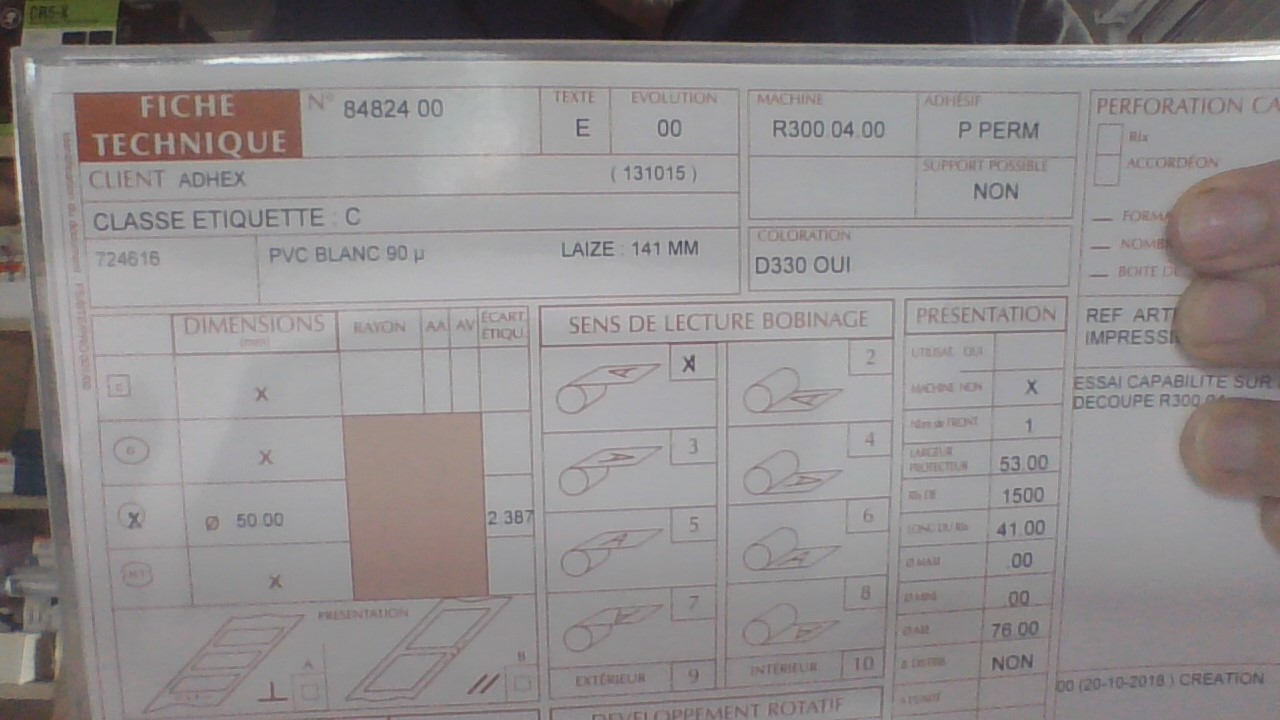
#> input picture images/ZV1zy.jpg, 1280 x 720 px
$ python main.py
#> lines starting #> are read from the running program, lines starting #| are printed output that depends on the picture
import cv2
import numpy as np
import os

# Read the input
img = cv2.imread('images/ZV1zy.jpg')
#> img is the input picture: shape (720, 1280, 3); mean B, G, R 141.1, 140.6, 144.8

# Check if the image was loaded correctly
if img is None:
    print("Error: Image not found")
    exit()

# Apply histogram equalization on the color image in the HSV space
hsv = cv2.cvtColor(img, cv2.COLOR_BGR2HSV)
#> hsv: shape (720, 1280, 3); mean H, S, V 93.6, 13.6, 145.8
h, s, v = cv2.split(hsv)
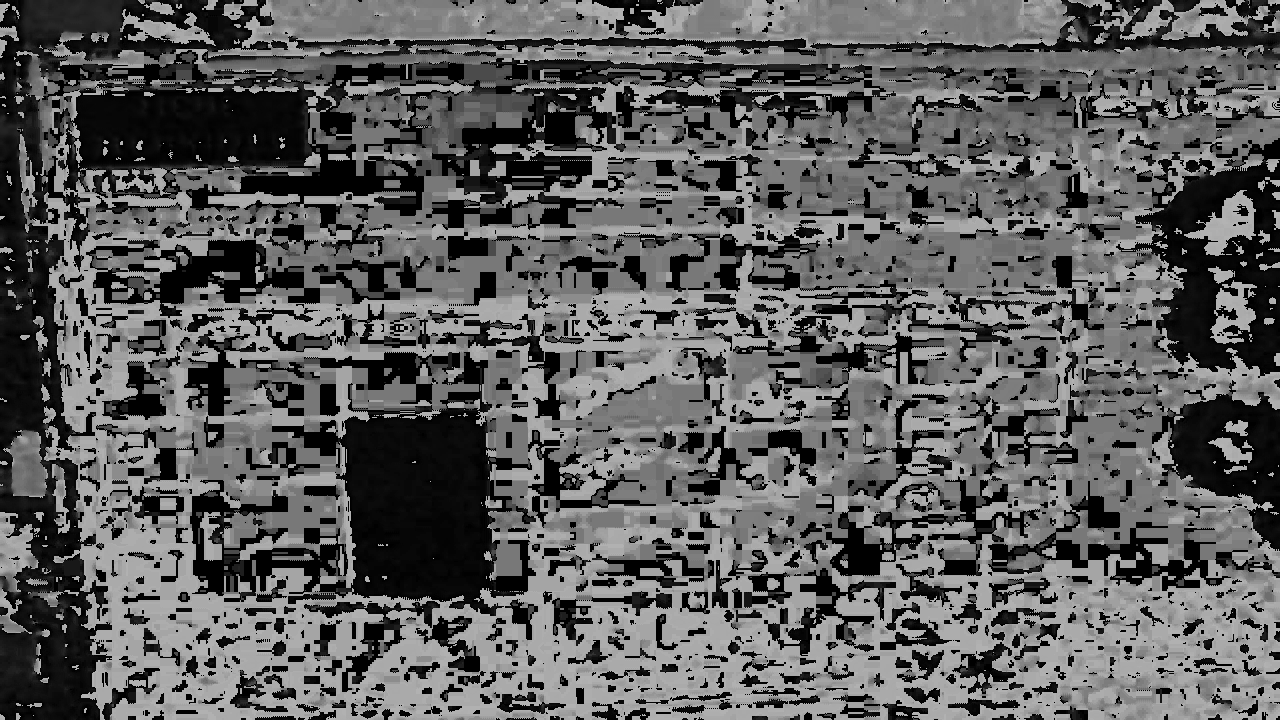
#> h: shape (720, 1280); min 0, max 179, mean 93.6
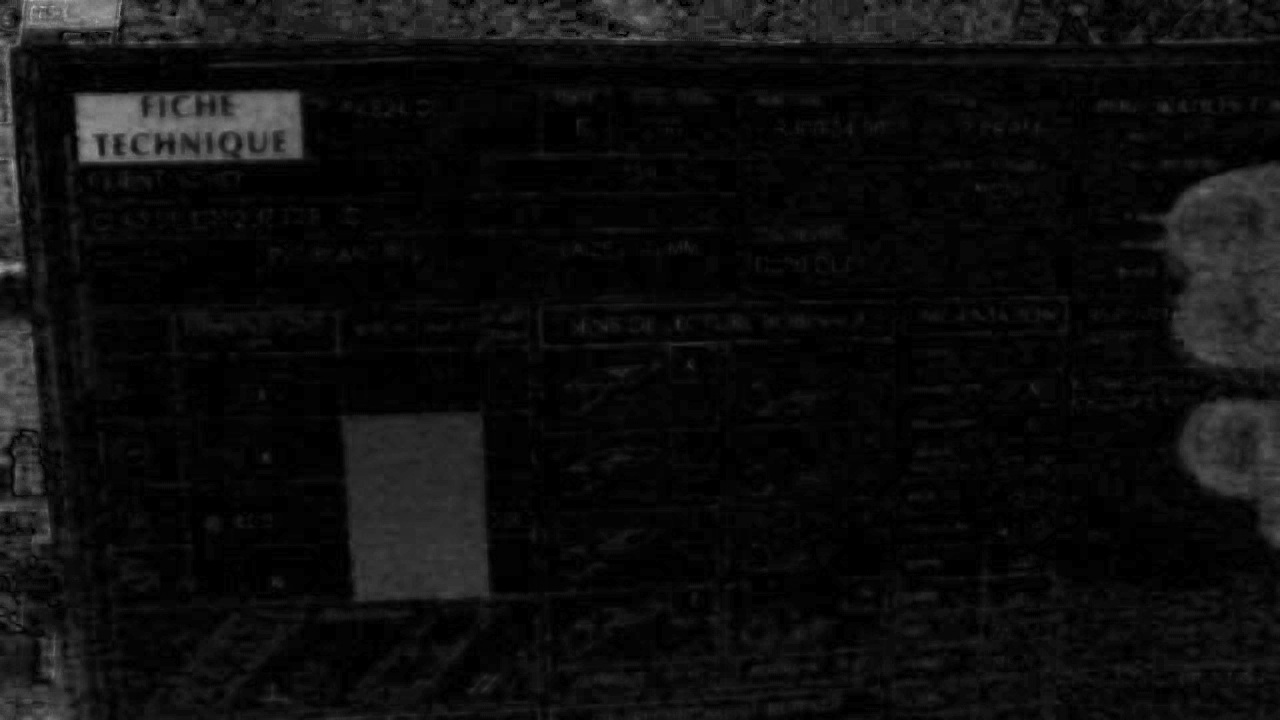
#> s: shape (720, 1280); min 0, max 180, mean 13.6
v_eq = cv2.equalizeHist(v)
hsv_eq = cv2.merge([h, s, v_eq])
#> hsv_eq: shape (720, 1280, 3); mean H, S, V 93.6, 13.6, 129.4
img_eq = cv2.cvtColor(hsv_eq, cv2.COLOR_HSV2BGR)

# Apply a bilateral filter to reduce noise while keeping the edges sharp
filtered_img = cv2.bilateralFilter(img_eq, 9, 75, 75)

# Sharpen the image
kernel = np.array([[-1, -1, -1], [-1, 9, -1], [-1, -1, -1]])
sharpened_image = cv2.filter2D(filtered_img, -1, kernel)
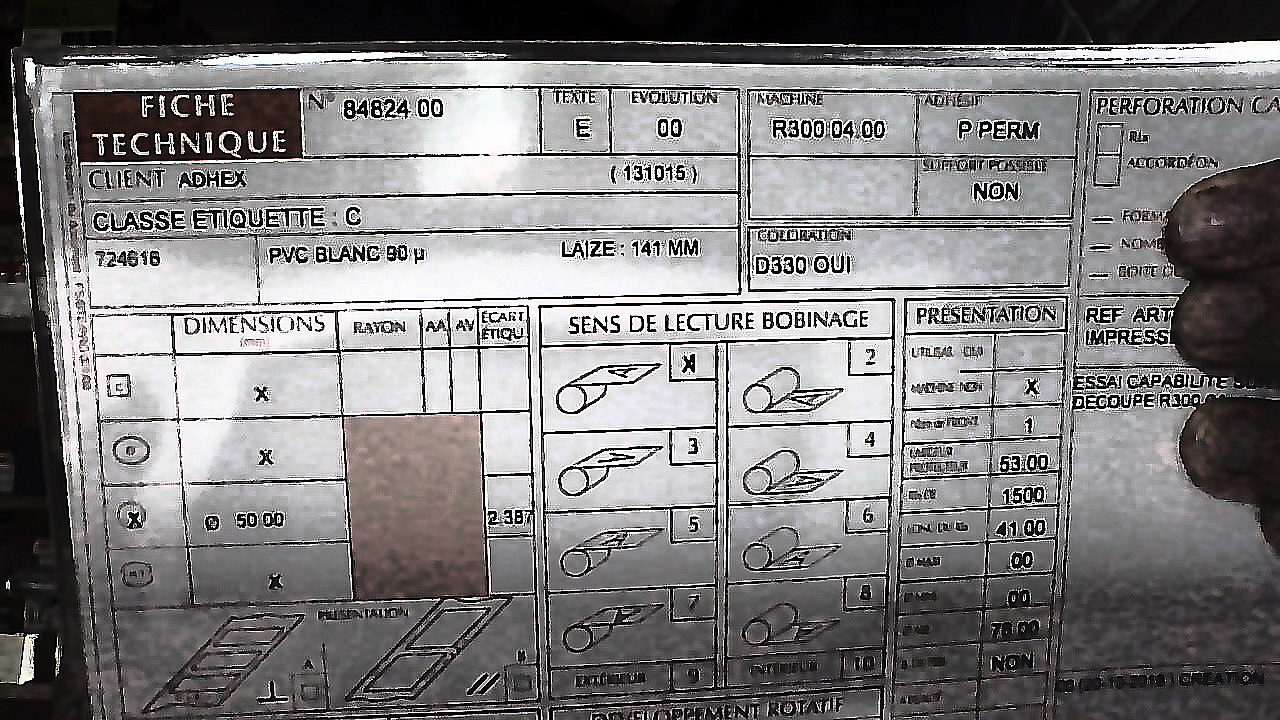
#> sharpened_image: shape (720, 1280, 3); mean B, G, R 125, 124.4, 126.3

# Resize (upscale) if needed - change 'new_width' and 'new_height' to your desired dimensions
new_width, new_height = img.shape[1], img.shape[0]  # Keep original dimensions or set new ones
#> new_width = 1280; new_height = 720
upscaled_image = cv2.resize(sharpened_image, (new_width, new_height), interpolation=cv2.INTER_CUBIC)

# Calculate the center of the image (splitting in half)
center_x = upscaled_image.shape[1] // 2
#> center_x = 640

# Split the image into left and right halves
left_half = upscaled_image[:, :center_x]
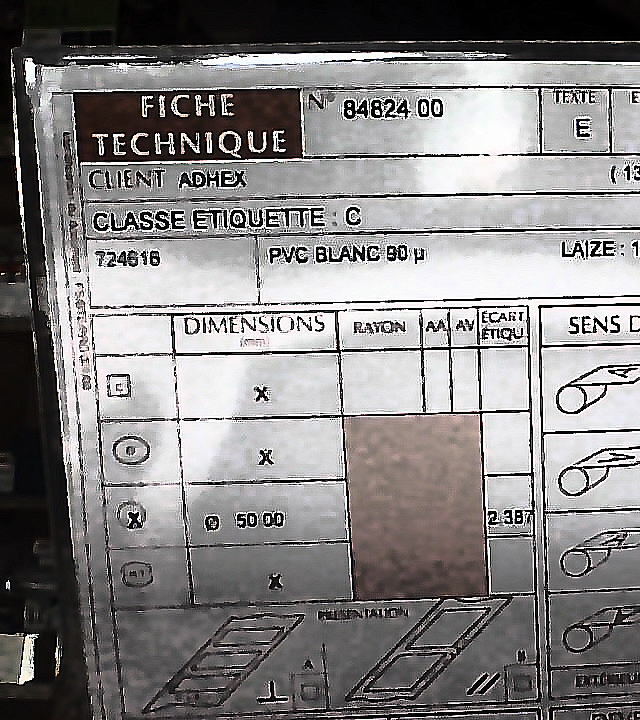
#> left_half: shape (720, 640, 3); mean B, G, R 130.7, 130.6, 133.1
right_half = upscaled_image[:, center_x:]
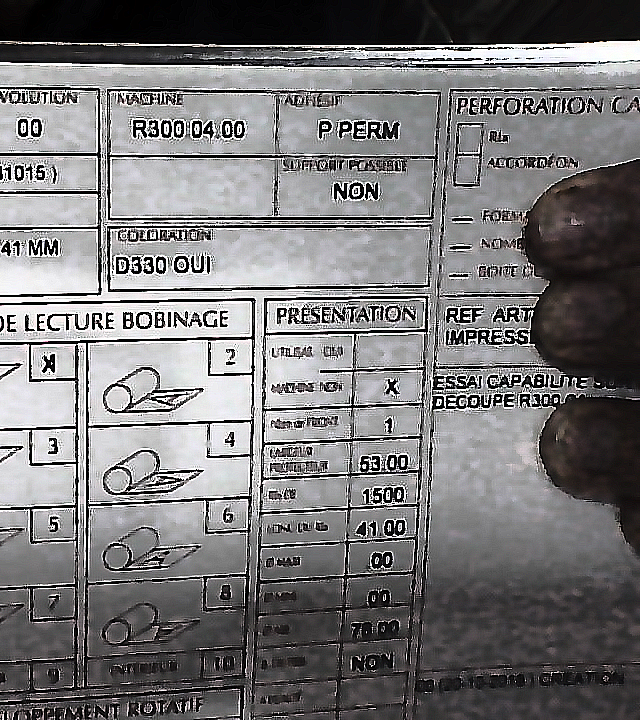
#> right_half: shape (720, 640, 3); mean B, G, R 119.2, 118.1, 119.5

# Save the full enhanced image
cv2.imwrite('processed/ZV1zy_v7.jpg', upscaled_image)

# Save each half
cv2.imwrite('processed/ZV1zy_v7_left_half.jpg', left_half)
cv2.imwrite('processed/ZV1zy_v7_right_half.jpg', right_half)


# Optionally, show the result
cv2.imshow('Enhanced Color Image', upscaled_image)
cv2.waitKey(0)
cv2.destroyAllWindows()


'''
v1
# read the input
img = cv2.imread('images/ZV1zy.jpg')

# stretch the dynamic range
stretch = skimage.exposure.rescale_intensity(img, in_range=(50,175), out_range=(0,255)).astype(np.uint8)

# save results
cv2.imwrite('processed/ZV1zy_v1.jpg', stretch)

v2 and v3 with/without resizing
import cv2
import numpy as np
import skimage.exposure

# Read the input
img = cv2.imread('images/ZV1zy.jpg')

# Check if image is loaded correctly
if img is None:
    print("Error: Image not found")
    exit()

# Stretch the dynamic range
stretch = skimage.exposure.rescale_intensity(img, in_range=(50,175), out_range=(0,255)).astype(np.uint8)

# Denoise
denoised_image = cv2.fastNlMeansDenoisingColored(stretch, None, 10, 10, 7, 21)

# Sharpen
kernel = np.array([[-1, -1, -1], [-1, 9, -1], [-1, -1, -1]])
sharpened_image = cv2.filter2D(denoised_image, -1, kernel)

# Resize (upscale) if needed - change 'new_width' and 'new_height' to your desired dimensions
new_width, new_height = 1920, 1080
upscaled_image = cv2.resize(sharpened_image, (new_width, new_height), interpolation=cv2.INTER_CUBIC)

# Save results
cv2.imwrite('processed/ZV1zy_v3.jpg', upscaled_image)

# Optionally, show the result
cv2.imshow('Processed Image', upscaled_image)
cv2.waitKey(0)
cv2.destroyAllWindows()

v4 v5
import cv2
import numpy as np
import skimage.exposure

# Read the input
img = cv2.imread('images/ZV1zy.jpg')

# Check if the image was loaded correctly
if img is None:
    print("Error: Image not found")
    exit()


# Convert to grayscale
gray = cv2.cvtColor(img, cv2.COLOR_BGR2GRAY)

# Stretch the dynamic range and convert to 8-bit
stretch = skimage.exposure.rescale_intensity(gray, in_range=(50,175), out_range=(0,255)).astype(np.uint8)

# Apply adaptive thresholding
thresh = cv2.adaptiveThreshold(stretch, 255, cv2.ADAPTIVE_THRESH_GAUSSIAN_C, cv2.THRESH_BINARY, 11, 2)


# Denoise (might not be as necessary after thresholding, but can still be useful)
denoised_image = cv2.fastNlMeansDenoising(thresh, None, 10, 7, 21)

# Sharpen
kernel = np.array([[-1, -1, -1], [-1, 9, -1], [-1, -1, -1]])
sharpened_image = cv2.filter2D(denoised_image, -1, kernel)

# Resize (upscale) if needed - change 'new_width' and 'new_height' to your desired dimensions
new_width, new_height = img.shape[1], img.shape[0]  # Keep original dimensions or set new ones
upscaled_image = cv2.resize(sharpened_image, (new_width, new_height), interpolation=cv2.INTER_CUBIC)

# Save results
cv2.imwrite('processed/ZV1zy_v5.jpg', upscaled_image)

# Optionally, show the result
cv2.imshow('Processed Image', upscaled_image)
cv2.waitKey(0)
cv2.destroyAllWindows()


v6
img = cv2.imread('images/ZV1zy.jpg')

# Check if the image was loaded correctly
if img is None:
    print("Error: Image not found")
    exit()

# Apply histogram equalization on the color image in the HSV space
hsv = cv2.cvtColor(img, cv2.COLOR_BGR2HSV)
h, s, v = cv2.split(hsv)
v_eq = cv2.equalizeHist(v)
hsv_eq = cv2.merge([h, s, v_eq])
img_eq = cv2.cvtColor(hsv_eq, cv2.COLOR_HSV2BGR)

# Apply a bilateral filter to reduce noise while keeping the edges sharp
filtered_img = cv2.bilateralFilter(img_eq, 9, 75, 75)

# Sharpen the image
kernel = np.array([[-1, -1, -1], [-1, 9, -1], [-1, -1, -1]])
sharpened_image = cv2.filter2D(filtered_img, -1, kernel)

# Resize (upscale) if needed - change 'new_width' and 'new_height' to your desired dimensions
new_width, new_height = img.shape[1], img.shape[0]  # Keep original dimensions or set new ones
upscaled_image = cv2.resize(sharpened_image, (new_width, new_height), interpolation=cv2.INTER_CUBIC)

# Save results
cv2.imwrite('processed/ZV1zy_v6.jpg', upscaled_image)

# Optionally, show the result
cv2.imshow('Enhanced Color Image', upscaled_image)
cv2.waitKey(0)
cv2.destroyAllWindows()
'''
